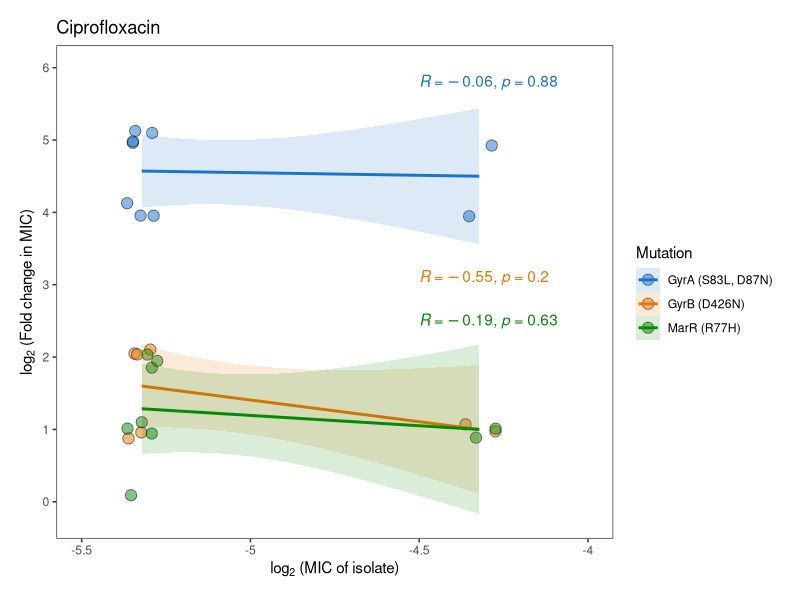
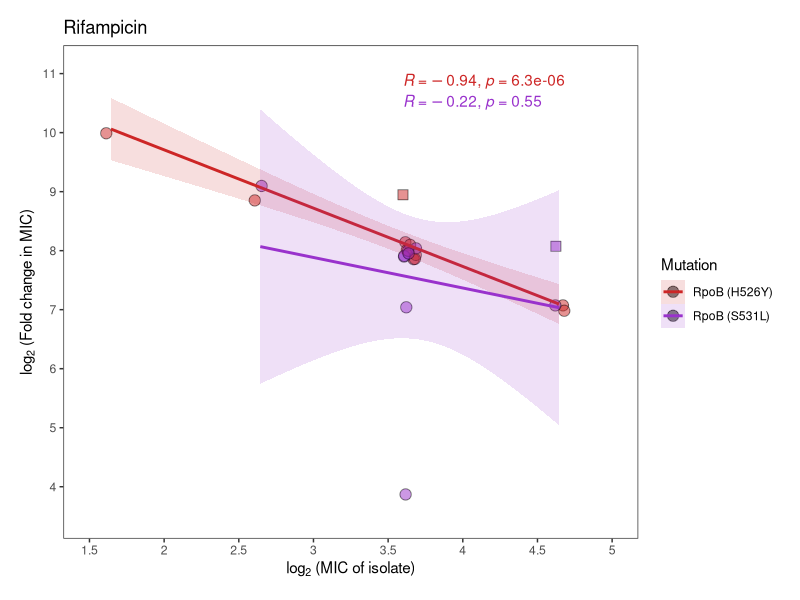
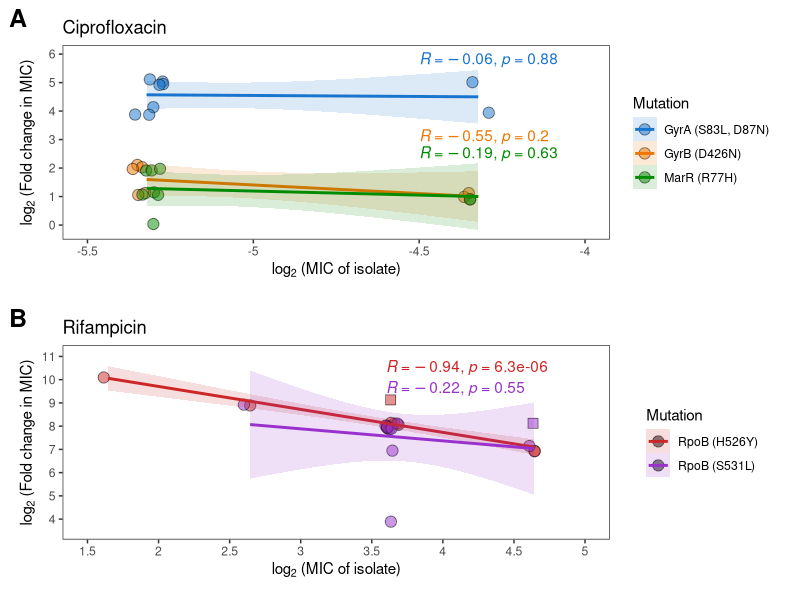
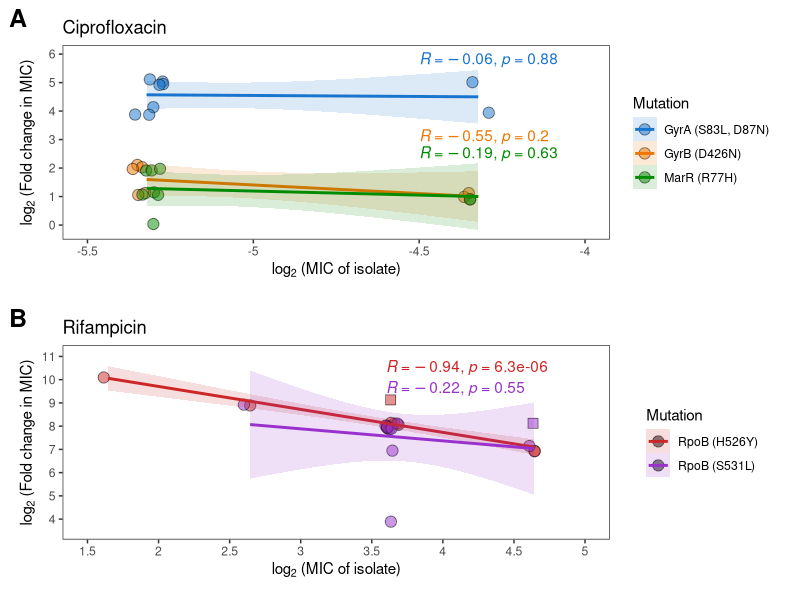

Recreate these plots in R, in order.
library(ggplot2)
library(ggpubr)

#Import data - MIC data for each mutant tested against three antibiotics in LB (full dataset)
micdata<-read.csv("MIC dataframe all.csv",na.strings = c("NA"),header = T,sep = ",")

#FigS1 Dataframe - fold-changes for mutant relative to ancestor (median of 3 technical replicate measures)
#One value for each mutation x genetic background x antibiotic combination
figS1data<-aggregate(micfc ~ anc + mut + antibiotic+ mut_effect + max_mic_median + mic_anc_median, data = micdata, FUN = median)
figS1data$log2anc<-log2(figS1data$mic_anc_median) #log2 transformation
figS1data$log2fc<-log2(figS1data$micfc) #log2 transformation
str(figS1data)

#Subset data - direct effects only
mutsub<-subset(figS1data,mut_effect=='direct')

#Fig S1 Panel A - Ciprofloxacin - MIC ancestor vs. MIC mutant
cipdata<-subset(mutsub,antibiotic=='Ciprofloxacin')
cipcolors <- c("dodgerblue3","darkorange2","green4")
plotfigS1A<-ggplot(data=cipdata,aes(x=log2anc,y=log2fc,fill=mut))+
  theme_bw()+
  theme(panel.grid.major = element_blank(), panel.grid.minor = element_blank())+
  theme(plot.margin = unit(c(0.5,0.5,0.5,0.5), "cm"))+ #Creates space between plots
  ggtitle("Ciprofloxacin")+
  scale_x_continuous(limits=c(-5.5,-4),
                     breaks=c(-6,-5.5,-5,-4.5,-4,-3.5,-3),
                     labels=c(-6,-5.5,-5,-4.5,-4,-3.5,-3))+
  scale_y_continuous(limits=c(-.2,6),
                     breaks=c(0,1,2,3,4,5,6),
                     labels=c(0,1,2,3,4,5,6))+
  scale_fill_manual(name="Mutation",values=cipcolors,labels=c("gyrA_S83L_D87N" = "GyrA (S83L, D87N)", "gyrB_D426N" = "GyrB (D426N)","marR_R77H" = "MarR (R77H)"))+
  scale_color_manual(name="Mutation",values=cipcolors,labels=c("gyrA_S83L_D87N" = "GyrA (S83L, D87N)", "gyrB_D426N" = "GyrB (D426N)","marR_R77H" = "MarR (R77H)"))+
  labs(x=bquote(paste(log[2],' (MIC of isolate)')),y=bquote(paste(log[2],' (Fold change in MIC)')),fill="Mutation",color="Mutation")+
  theme(legend.position = "right")+
  geom_jitter(pch=21,alpha=0.5,width=0.05,height=0.15,size=3.5)+
  geom_smooth(formula = y ~ x,method="lm", se=TRUE,alpha=0.15,aes(color=mut))+
  stat_cor(method="pearson",data=subset(cipdata,cipdata$mut=='gyrA_S83L_D87N'),aes(color = mut), label.x = -4.5,label.y = 5.8,show.legend = FALSE)+
  stat_cor(method="pearson",data=subset(cipdata,cipdata$mut=='gyrB_D426N'),aes(color = mut), label.x = -4.5,label.y = 3.1,show.legend = FALSE)+
  stat_cor(method="pearson",data=subset(cipdata,cipdata$mut=='marR_R77H'),aes(color = mut), label.x = -4.5,label.y = 2.5,show.legend = FALSE)
plotfigS1A

#Fig S1 Panel B - Rifampicin - MIC ancestor vs. MIC mutant
rifdata<-subset(mutsub,antibiotic=='Rifampicin')
rifcolors <- c("firebrick3","darkorchid")
plotfigS1B<-ggplot(data=rifdata,aes(x=log2anc,y=log2fc,fill=mut))+
  theme_bw()+
  theme(panel.grid.major = element_blank(), panel.grid.minor = element_blank())+
  theme(plot.margin = unit(c(0.5,0.5,0.5,0.5), "cm"))+ #Creates space between plots
  ggtitle("Rifampicin")+
  scale_x_continuous(limits=c(1.5,5),
                     breaks=c(1.5,2,2.5,3,3.5,4,4.5,5,5.5),
                     labels=c(1.5,2,2.5,3,3.5,4,4.5,5,5.5))+
  scale_y_continuous(limits=c(3.5,11.1),
                     breaks=c(4,5,6,7,8,9,10,11,12),
                     labels=c(4,5,6,7,8,9,10,11,12))+
  scale_fill_manual(name="Mutation",values=rifcolors,labels=c("rpoB_H526Y" = "RpoB (H526Y)", "rpoB_S531L" = "RpoB (S531L)"))+
  scale_color_manual(name="Mutation",values=rifcolors,labels=c("rpoB_H526Y" = "RpoB (H526Y)", "rpoB_S531L" = "RpoB (S531L)"))+
  scale_shape_manual(values=c(22,21))+
  labs(x=bquote(paste(log[2],' (MIC of isolate)')),y=bquote(paste(log[2],' (Fold change in MIC)')),fill="Mutation",color="Mutation")+
  theme(legend.position = "right")+
  guides(shape = 'none')+
  geom_jitter(aes(shape=max_mic_median),alpha=0.5,width=0.05,height=0.15,size=3.5)+
  geom_smooth(formula = y ~ x,method="lm", se=TRUE,alpha=0.15,aes(color=mut))+
  stat_cor(method="pearson",aes(color = mut), label.x = 3.6,label.y = NULL,show.legend = FALSE)
plotfigS1B

#Assemble panels into figure
figS1final<-ggarrange(ggarrange(plotfigS1A,plotfigS1B,ncol = 1,nrow=2,align='v',font.label = list(size = 18),labels = c("A","B")))
figS1final

#Save as png
ggsave("FigS1-final.png", plot = figS1final, dpi=1200,width = 18, height = 20, units = "cm",bg='white')
